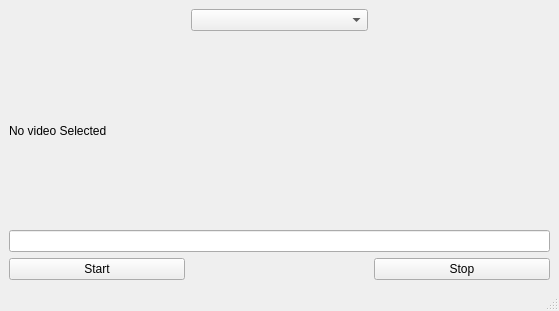
<?xml version="1.0" encoding="UTF-8"?>
<ui version="4.0">
 <class>MainWindow</class>
 <widget class="QMainWindow" name="MainWindow">
  <property name="geometry">
   <rect>
    <x>0</x>
    <y>0</y>
    <width>559</width>
    <height>311</height>
   </rect>
  </property>
  <property name="windowTitle">
   <string>MainWindow</string>
  </property>
  <widget class="QWidget" name="centralwidget">
   <layout class="QGridLayout" name="gridLayout_2">
    <item row="0" column="0">
     <layout class="QGridLayout" name="gridLayout">
      <item row="0" column="1">
       <widget class="QComboBox" name="cameraComboBox"/>
      </item>
      <item row="3" column="0">
       <widget class="QPushButton" name="startButton">
        <property name="text">
         <string>Start</string>
        </property>
       </widget>
      </item>
      <item row="2" column="0" colspan="3">
       <widget class="QLineEdit" name="statusBox"/>
      </item>
      <item row="3" column="2">
       <widget class="QPushButton" name="stopButton">
        <property name="text">
         <string>Stop</string>
        </property>
       </widget>
      </item>
      <item row="1" column="0" colspan="3">
       <widget class="QLabel" name="videoLabel">
        <property name="text">
         <string>No video Selected</string>
        </property>
       </widget>
      </item>
     </layout>
    </item>
   </layout>
  </widget>
  <widget class="QMenuBar" name="menubar">
   <property name="geometry">
    <rect>
     <x>0</x>
     <y>0</y>
     <width>559</width>
     <height>18</height>
    </rect>
   </property>
  </widget>
  <widget class="QStatusBar" name="statusbar"/>
 </widget>
 <resources/>
 <connections/>
</ui>
